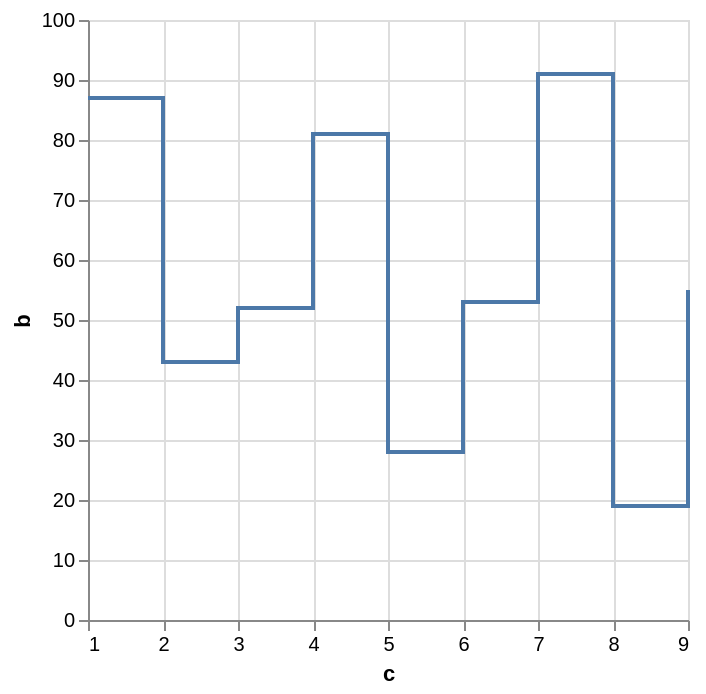

Express this chart as Vega-Lite.
### Vega specification from a JSON file in a GitHub repository (floating-point values rounded to 4 significant figures)
{"$schema": "https://vega.github.io/schema/vega/v6.json", "background": "white", "padding": 5, "width": 300, "height": 300, "style": "cell", "data": [{"name": "source_0", "values": [{"a": "A", "b": 28, "c": 5, "g": "x"}, {"a": "B", "b": 55, "c": 9, "g": "y"}, {"a": "C", "b": 43, "c": 2, "g": "x"}, {"a": "D", "b": 91, "c": 7, "g": "y"}, {"a": "E", "b": 81, "c": 4, "g": "x"}, {"a": "F", "b": 53, "c": 6, "g": "y"}, {"a": "G", "b": 19, "c": 8, "g": "x"}, {"a": "H", "b": 87, "c": 1, "g": "y"}, {"a": "I", "b": 52, "c": 3, "g": "x"}]}, {"name": "data_0", "source": "source_0", "transform": [{"type": "formula", "expr": "toNumber(datum[\"c\"])", "as": "c"}]}], "marks": [{"name": "marks", "type": "line", "style": ["line"], "sort": {"field": "x"}, "from": {"data": "data_0"}, "encode": {"update": {"interpolate": {"value": "step-after"}, "stroke": {"value": "#4c78a8"}, "description": {"signal": "\"c: \" + (format(datum[\"c\"], \"\")) + \"; b: \" + (format(datum[\"b\"], \"\"))"}, "x": {"scale": "x", "field": "c"}, "y": {"scale": "y", "field": "b"}, "defined": {"signal": "isValid(datum[\"c\"]) && isFinite(+datum[\"c\"]) && isValid(datum[\"b\"]) && isFinite(+datum[\"b\"])"}}}}], "scales": [{"name": "x", "type": "linear", "domain": {"data": "data_0", "field": "c"}, "range": [0, {"signal": "width"}], "nice": true, "zero": false}, {"name": "y", "type": "linear", "domain": {"data": "data_0", "field": "b"}, "range": [{"signal": "height"}, 0], "nice": true, "zero": true}], "axes": [{"scale": "x", "orient": "bottom", "gridScale": "y", "grid": true, "tickCount": {"signal": "ceil(width/40)"}, "domain": false, "labels": false, "aria": false, "maxExtent": 0, "minExtent": 0, "ticks": false, "zindex": 0}, {"scale": "y", "orient": "left", "gridScale": "x", "grid": true, "tickCount": {"signal": "ceil(height/40)"}, "domain": false, "labels": false, "aria": false, "maxExtent": 0, "minExtent": 0, "ticks": false, "zindex": 0}, {"scale": "x", "orient": "bottom", "grid": false, "title": "c", "labelFlush": true, "labelOverlap": true, "tickCount": {"signal": "ceil(width/40)"}, "zindex": 0}, {"scale": "y", "orient": "left", "grid": false, "title": "b", "labelOverlap": true, "tickCount": {"signal": "ceil(height/40)"}, "zindex": 0}]}
